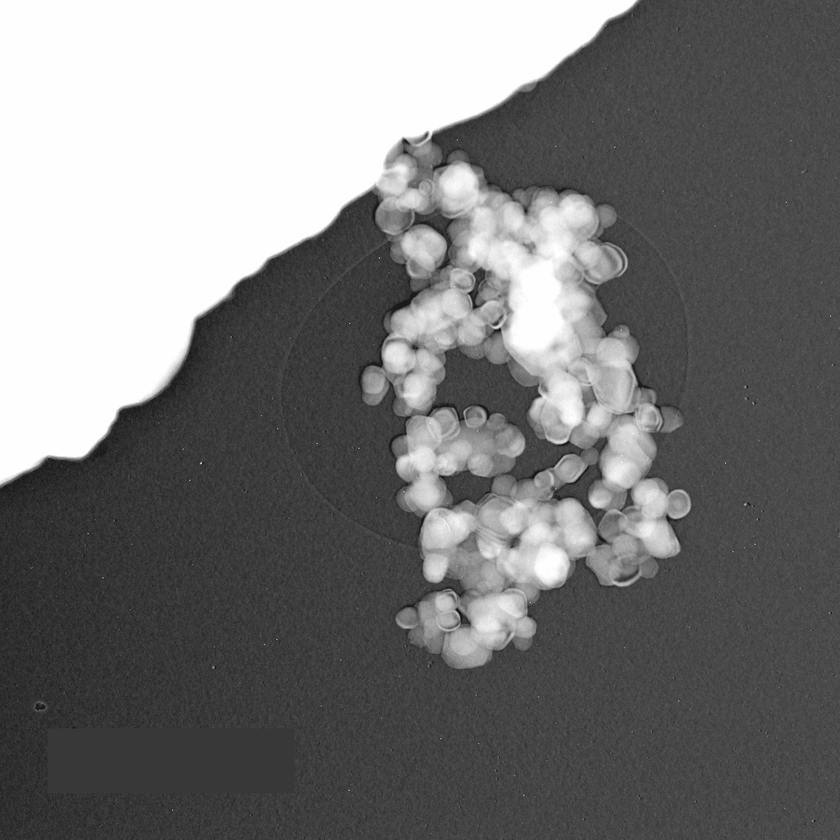
#> input picture Images/01_Frame_15.tif, 840 x 840 px, shrunk from 1024 x 1024 before the run
$ jupyter execute --allow-errors Analyse_image.ipynb   (shell and % lines are left out)
#> lines starting #> are read from the running program, lines starting #| are printed output that depends on the picture; after the words box and inside, x2 and y2 are one past the last pixel; in counts of white or black regions, pixels touching at a corner belong together
[cell 1]
import os
import cv2
import numpy as np

# Specify the folder path containing TIFF images
tiff_folder = './Images'

# Load TIFF images
image = cv2.imread("Images/01_Frame_15.tif", cv2.IMREAD_UNCHANGED)
#> image is the input picture: shape (840, 840, 3); min 17, max 255, mean 120.4
#> (the rest of this cell did not finish here and is left out)

[cell 2]
import matplotlib.pyplot as plt
plt.imshow(image)

#> (a cell that did not finish here is left out)

#> (a cell that did not finish here is left out)

[cell 5]
# Convert the image to grayscale
gray_image = cv2.cvtColor(image, cv2.COLOR_BGR2GRAY)

# Apply a threshold to create a binary image
_, binary_image = cv2.threshold(gray_image, 0, 255, cv2.THRESH_BINARY_INV + cv2.THRESH_OTSU)
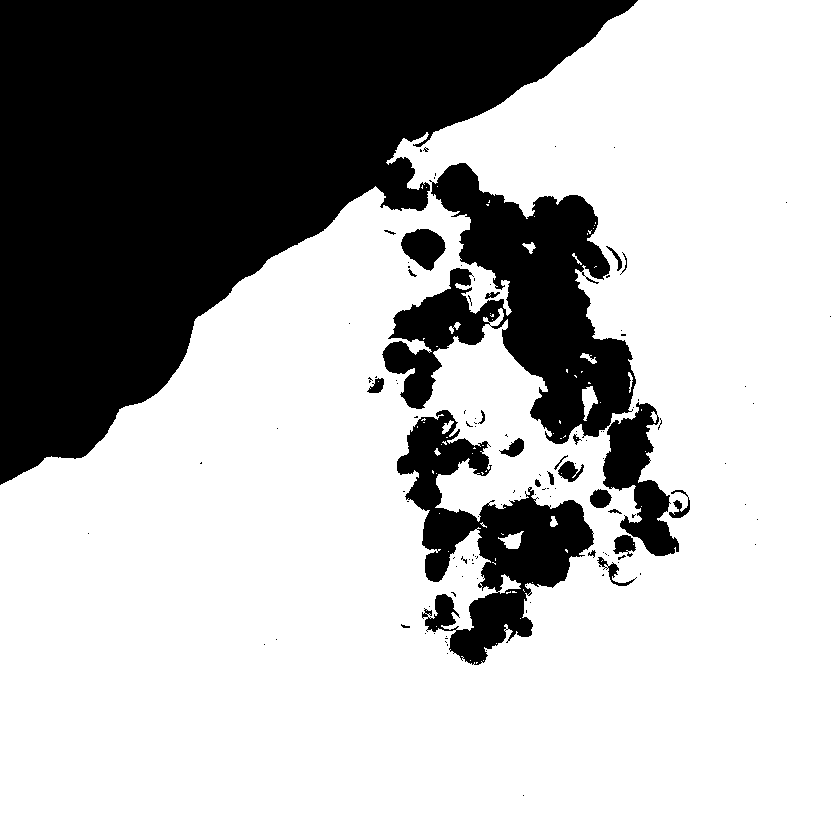
#> binary_image: shape (840, 840); 69.5% white; 119 black regions (94 under 20 px)

# Perform image segmentation
contours, _ = cv2.findContours(binary_image, cv2.RETR_EXTERNAL, cv2.CHAIN_APPROX_SIMPLE)
#> contours = 3 contours, 2 with area under 20; largest, box (x1, y1, x2, y2) and area: (0, 0, 840, 840) 548832

# Draw the contours on the original image
segmented_image = cv2.drawContours(image.copy(), contours, -1, (0, 255, 0), 2)

# Display the segmented image
plt.imshow(segmented_image)
plt.show()
